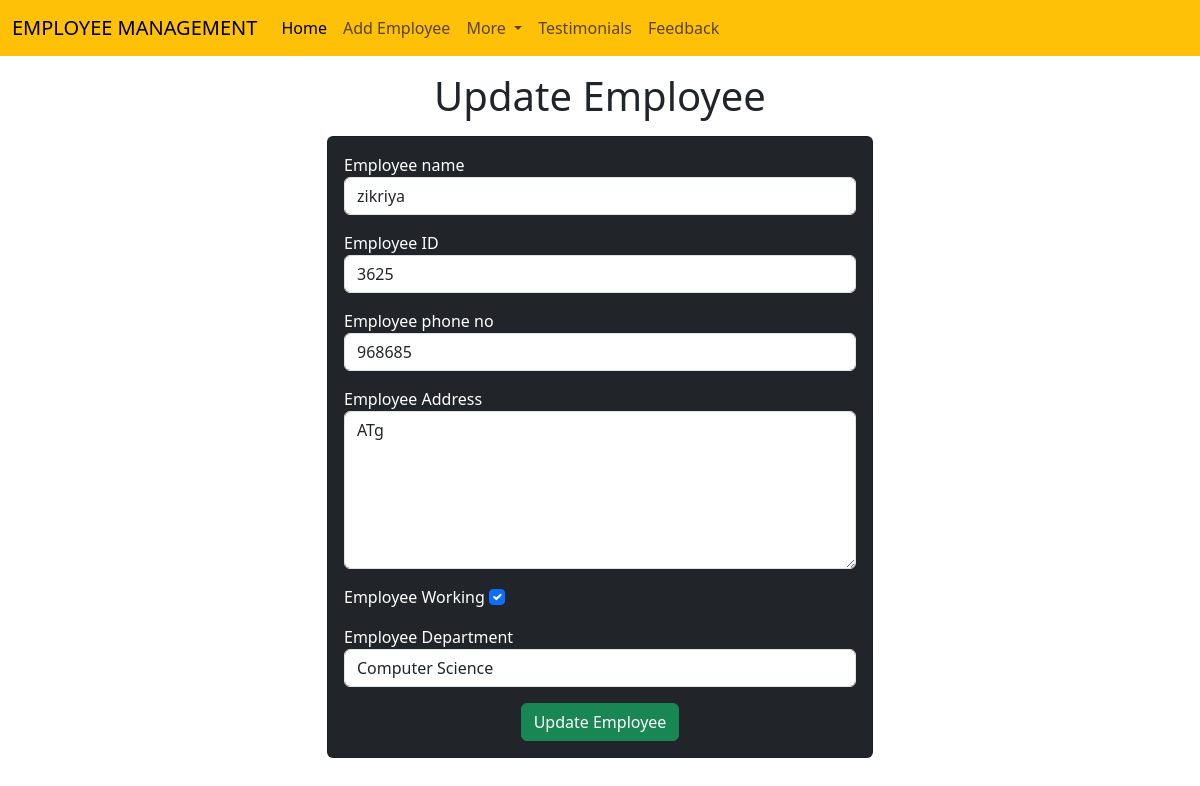
The page /emp/update-emp/16 on the database its author committed.
### emp/models.py (models this page shows, shortened)
class Emp(models.Model):
    name=models.CharField(max_length=200)
    emp_id=models.CharField(max_length=200)
    phone=models.CharField(max_length=200)
    address=models.CharField(max_length=200)
    working=models.BooleanField(default=True)
    department=models.CharField(max_length=10)

### emp/views.py (the view)
# urls.py: path("update-emp/<int:emp_id>",update_emp),
def update_emp(request,emp_id):
    emp=Emp.objects.get(pk=emp_id)
    return render(request, "emp/update_emp.html",{
        'emp':emp
    })

### templates/emp/update_emp.html (shortened to what this page needs)
<!doctype html>
<html lang="en">
  <head>
    <link href="https://cdn.jsdelivr.net/npm/bootstrap@5.3.0/dist/css/bootstrap.min.css" rel="stylesheet">
  </head>
  <body>
    {% include 'emp/navbar.html' %}
    <h1 class="text-center my-3">Update Employee </h1>
     <div class="container">
       <div class="row">
          <div class="col-md-6 offset-md-3">
            <div class="card bg-dark text-white ">
              <div class="card-body">
                <form action="/emp/do-update-emp/{{emp.id}}" method="POST">
                  <div class="mb-3">
                    <label for="name">Employee name</label>
                    <input id='name' type="text" class="form-control" placeholder="Enter Emp name" name="emp_name" value="{{emp.name}}">
                  </div>
                  <div class="mb-3">
                    <label for="ID">Employee ID</label>
                    <input id='ID' type="text" class="form-control" placeholder="Enter Emp ID" name="emp_id" value="{{emp.emp_id}}">
                  </div>
                  <div class="mb-3">
                    <label for="Phone_no">Employee phone no</label>
                    <input id='Phone_no' type="text" class="form-control" placeholder="Enter phone number" name="emp_phone" value="{{emp.phone}}">
                  </div>
                  <div class="mb-3">
                    <label for="address">Employee Address</label>
                    <textarea id="Address" type="textarea" rows="6" class="form-control" placeholder="Please enter your address here" name="emp_address" >{{emp.address}}</textarea>
                  </div>
                  <div class="mb-3">
                    <label for="working">Employee Working </label>
                    <input {% if emp.working %} checked {% endif %} id="working" type="checkbox" class="form-check-input" name="emp_working" value="{{emp.working}}">
                  </div>
                  <div class="mb-3">
                    <label for="Department">Employee Department </label>
                    <select name="emp_department" id="Department" class="form-control" value="{{emp.department}}" >
                      <option value="CSE">Computer Science</option>
                    </select>
                  </div>
                  <div class="container text-center">
                    <button class="btn btn-success">
                      Update Employee
                    </button>
                  </div>
                </form>
              </div>
            </div>
          </div>
       </div>
     </div>
  </body>
</html>

### rows shown on the page
Emp: emp_name "zikriya", emp_id "3625", emp_phone "968685", emp_address "ATg", working "☑", emp_department "Computer Science"
